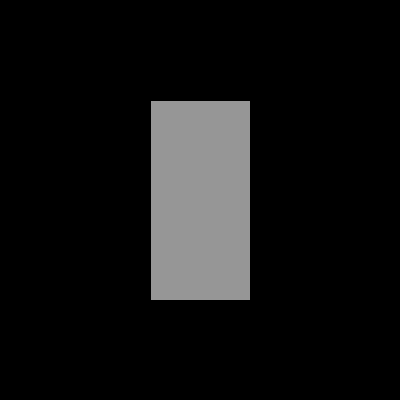
Frame 1 (no input)
Frame 60 (the mouse pressed at the canvas centre just before this capture): identical to frame 1, image omitted
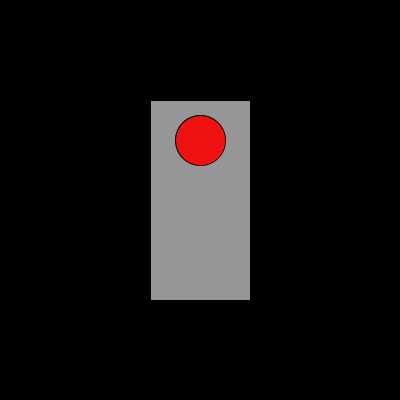
Frame 120 (the mouse held since frame 60 and released just before this capture)

The Processing sketch that drew these frames (run headless with seeded random() and noise(); from frame 60 on, the mouse is pressed at the canvas centre):

// Processing sketch: TaskSix
// ── TaskSix.pde
int red = #F01111;
int yellow = #DEF20C;
int green = #14F520;
int off = 0; 

void setup(){
  size(400,400);
  background(0); 
  rectMode(CENTER);
  fill(150);
  rect(width/2, height/2, 100, 200);
}

void draw(){
  switch(frameCount % 400){
    case 100: 
    fill(#F01111);
    ellipse(width/2, 140, 50, 50);
    break;
    case 200:
    fill(#DEF20C);
    ellipse(width/2, 205, 50, 50);
    break;
    case 300:
    fill(#14F520);
    ellipse(width/2, 270, 50, 50);
    break;
  }
}
